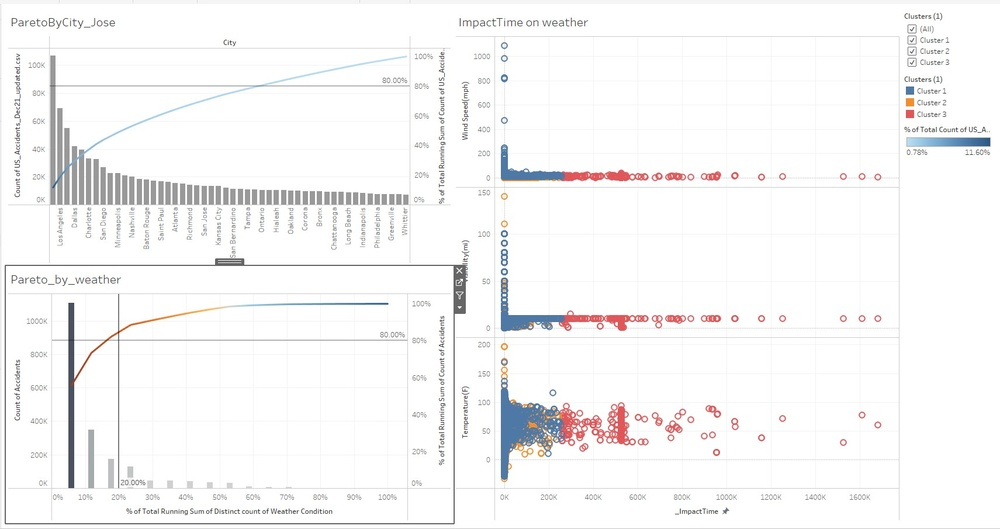
#> input picture Projects/Visualization/Portfolio_Visualization_Accidents Dashboard2.jpg, 1000 x 529 px, shrunk from 1711 x 905 before the run
$ python FourierfiltersFFT.py --image 'Visualization/Portfolio_Visualization_Accidents Dashboard2.jpg'
#> lines starting #> are read from the running program, lines starting #| are printed output that depends on the picture
#! /usr/bin/env python3

# AASD 4005 Adv. Mathematical Concepts for Machine Learning
# George Brown College


# Program: Part 1
# "Building an Image Enhancer using Fourier Transform"
# version: 3.0.
# date: 2022-11-06

# usage:
# python fourierfilters3.0.py --image yourimage.jpg
import cv2
from matplotlib import pyplot as plt
import numpy as np
import argparse


class Filters:
    """
    The 'Filters' class represents a cv image with its respective methods to calculate different FFT filters:

    - Low pass_filter_fft
    - High pass_filter_fft
    - Band pass_filter_fft

    """

    def __init__(self, image):
        """
        Method for initializing a Filters object

        Args:
            image (image)

        Attributes:
            image (image)
            dft (complex array)
            dft_shift (ndarray)

        """
        self.img = image
        #Output is a 2D complex array. 1st channel real and 2nd imaginary
        #For fft in opencv input image needs to be converted to float32
        self.dft = cv2.dft(np.float32(self.img), flags=cv2.DFT_COMPLEX_OUTPUT)

        #Rearranges a Fourier transform X by shifting the zero-frequency
        #component to the center of the array.
        #Otherwise it starts at the tope left corenr of the image (array)
        self.dft_shift = np.fft.fftshift(self.dft)


    def get_noisy_image(self, noise_type):
        """
        The get_noisy_image method produces an image with different kind of noises added
        (in order to be filtered later)

        Args:
            noise_type ("gauss", "s&p", "poisson", "poisson", "speckle")

        Returns: noisy_image  (image)
                 fshift_mask_mag

        """
#> called with noise_type = 'gauss'
        image = self.img
        if noise_type == "gauss":
            row,col= image.shape
            mean = 0
            var = 200#0.1
            sigma = var**0.5
            gauss = np.random.normal(mean,sigma,(row,col))
            gauss = gauss.reshape(row,col)
            noisy_image = image + gauss
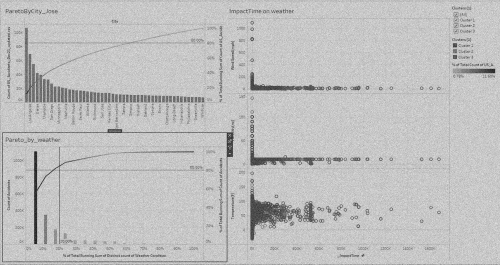
#> noisy_image: shape (529, 1000) float64 (shown at 1/2 size); min 27.76, max 317.2, mean 246.9; drawn with min black and max white
            return noisy_image

        elif noise_type == "s&p":
            row,col = image.shape
            s_vs_p = 0.5
            amount = 0.004
            noisy_image = np.copy(image)
            # Salt mode
            num_salt = np.ceil(amount * image.size * s_vs_p)
            coords = [np.random.randint(0, i - 1, int(num_salt))
                for i in image.shape]
            noisy_image[coords] = 1

            # Pepper mode
            num_pepper = np.ceil(amount* image.size * (1. - s_vs_p))
            coords = [np.random.randint(0, i - 1, int(num_pepper))
                for i in image.shape]
            noisy_image[coords] = 0
            return noisy_image

        elif noise_type == "poisson":
            vals = len(np.unique(image))
            vals = 2 ** np.ceil(np.log2(vals))
            noisy = np.random.poisson(image * vals) / float(vals)
            return noisy_image

        elif noise_type =="speckle":
            row,col = image.shape
            gauss = np.random.randn(row,col)
            gauss = gauss.reshape(row,col)
            noisy = image + image * gauss
            return noisy_image


    def change_image_to(self, new_image):
        """
        Method for re-initializing a Filters object with a new image

        Args:
            new_image (image)

        Returns: None
        """
        self.img = new_image
        self.dft = cv2.dft(np.float32(self.img), flags=cv2.DFT_COMPLEX_OUTPUT)
        self.dft_shift = np.fft.fftshift(self.dft)


    # [13 lines left out: function calculate_magnitude_spectrum, not called in this run]


    def low_pass_filter_fft(self, r = 60):
        """
        The low_pass_filter_fft calculates the new filtered image
        (allowing only the low frequencies to pass)

        Args:
            r (radius of circular LPF mask, center circle is 1). By default r = 60 frequency units

        Returns: img_back  (image)
                 fshift_mask_mag (complex array)

        """
#> called with r = 60
        # Circular LPF mask, center circle is 1, remaining all zeros
        # Only allows low frequency components - smooth regions
        # Can smooth out noise but blurs edges.
        #

        rows, cols = self.img.shape
        crow, ccol = int(rows / 2), int(cols / 2)
        mask = np.zeros((rows, cols, 2), np.uint8)
        # r = 50
        center = [crow, ccol]
        x, y = np.ogrid[:rows, :cols]
        mask_area = (x - center[0]) ** 2 + (y - center[1]) ** 2 <= r*r
        mask[mask_area] = 1
        # apply mask and inverse DFT: Multiply fourier transformed image (values)
        #with the mask values.
        fshift = self.dft_shift * mask

        #Get the magnitude spectrum (only for plotting purposes)
        fshift_mask_mag = 20 * np.log(cv2.magnitude(fshift[:, :, 0], fshift[:, :, 1]))

        #Inverse shift to shift origin back to top left.
        f_ishift = np.fft.ifftshift(fshift)

        #Inverse DFT to convert back to image domain from the frequency domain.
        #Will be complex numbers
        img_back = cv2.idft(f_ishift)

        #Magnitude spectrum of the image domain
        img_back = cv2.magnitude(img_back[:, :, 0], img_back[:, :, 1])
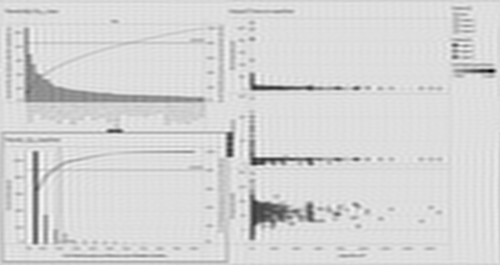
#> img_back: shape (529, 1000) float32 (shown at 1/2 size); min 21676452, max 151269024, mean 130580320; drawn with min black and max white
        return [img_back, fshift_mask_mag]


    def high_pass_filter_fft(self, r = 0.02):
        """
        The high_pass_filter_fft calculates the new filtered image
        (allowing only the high frequencies to pass)

        Args:
            r (Radius of ircular HPF mask, center circle is 0). By default: r= 0.02

        Returns: img_back  (image)
                 fshift_mask_mag (complex array)

        """
#> called with r = 0.02
        # Circular HPF mask, center circle is 0, remaining all ones
        # Can be used for edge detection and image sharpening because low frequencies at center are blocked
        # and only high frequencies are allowed. Edges are high frequency components.
        # Amplifies noise.

        rows, cols = self.img.shape
        crow, ccol = int(rows / 2), int(cols / 2)

        mask = np.ones((rows, cols, 2), np.uint8)
        #r = 0.02
        center = [crow, ccol]
        x, y = np.ogrid[:rows, :cols]
        mask_area = (x - center[0]) ** 2 + (y - center[1]) ** 2 <= r*r
        mask[mask_area] = 0
        # apply mask and inverse DFT: Multiply fourier transformed image (values)
        #with the mask values.
        fshift = self.dft_shift * mask

        #Get the magnitude spectrum (only for plotting purposes)
        fshift_mask_mag = 20 * np.log(cv2.magnitude(fshift[:, :, 0], fshift[:, :, 1]))
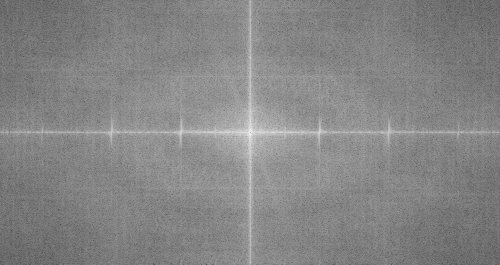
#> fshift_mask_mag: shape (529, 1000) float32 (shown at 1/2 size); 0% of the values are NaN or infinite; the others: min 44.57, max 285.1, mean 170.4; drawn with min black, max white, NaN and infinite black

        #Inverse shift to shift origin back to top left.
        f_ishift = np.fft.ifftshift(fshift)

        #Inverse DFT to convert back to image domain from the frequency domain.
        #Will be complex numbers
        img_back = cv2.idft(f_ishift)

        #Magnitude spectrum of the image domain
        img_back = cv2.magnitude(img_back[:, :, 0], img_back[:, :, 1])
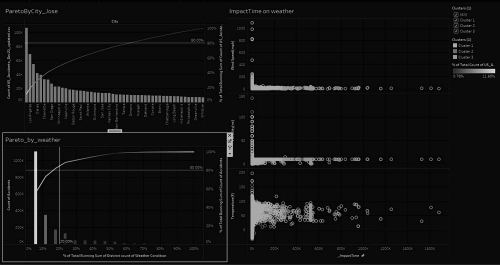
#> img_back: shape (529, 1000) float32 (shown at 1/2 size); min 82640, max 106246352, mean 7115268; drawn with min black and max white
        return [img_back, fshift_mask_mag]


    def band_pass_filter_fft(self, r_in = 10, r_out = 80):
        """
        The band_pass_filter_fft calculates the new filtered image
        (allowing only a certain range of freqencies to pass)

        Args:
            r_in (Radius of inner concentric circle mask, only the points living in concentric circle are ones). By default: r_in = 10
            r_out (Radius of outter concentric circle mask, only the points living in concentric circle are ones) By default: r_out = 80

        Returns: img_back  (image)
                 fshift_mask_mag (complex array)

        """
#> called with r_in = 10, r_out = 80
        # Band Pass Filter - Concentric circle mask, only the points living in concentric circle are ones
        rows, cols = self.img.shape
        crow, ccol = int(rows / 2), int(cols / 2)
        mask = np.zeros((rows, cols, 2), np.uint8)
        # r_out = 80
        # r_in = 10
        center = [crow, ccol]
        x, y = np.ogrid[:rows, :cols]
        mask_area = np.logical_and(((x - center[0]) ** 2 + (y - center[1]) ** 2 >= r_in ** 2),
                                   ((x - center[0]) ** 2 + (y - center[1]) ** 2 <= r_out ** 2))
        mask[mask_area] = 1
        # apply mask and inverse DFT: Multiply fourier transformed image (values)
        #with the mask values.
        fshift = self.dft_shift * mask

        #Get the magnitude spectrum (only for plotting purposes)
        fshift_mask_mag = 20 * np.log(cv2.magnitude(fshift[:, :, 0], fshift[:, :, 1]))
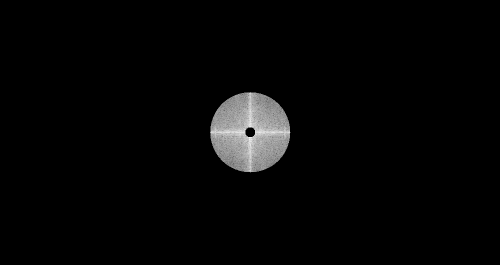
#> fshift_mask_mag: shape (529, 1000) float32 (shown at 1/2 size); 96.26% of the values are NaN or infinite; the others: min 84.37, max 268.8, mean 202.6; drawn with min black, max white, NaN and infinite black

        #Inverse shift to shift origin back to top left.
        f_ishift = np.fft.ifftshift(fshift)

        #Inverse DFT to convert back to image domain from the frequency domain.
        #Will be complex numbers
        img_back = cv2.idft(f_ishift)

        #Magnitude spectrum of the image domain
        img_back = cv2.magnitude(img_back[:, :, 0], img_back[:, :, 1])
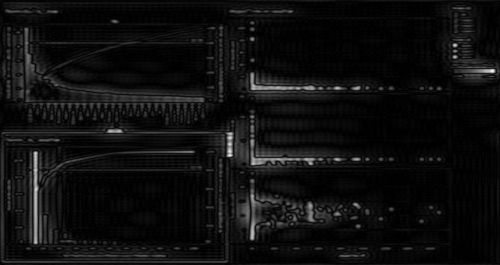
#> img_back: shape (529, 1000) float32 (shown at 1/2 size); min 19.89, max 88325328, mean 5240535; drawn with min black and max white
        return [img_back, fshift_mask_mag]


if __name__ == "__main__":

    # construct the argument parser and parse the arguments
    ap = argparse.ArgumentParser()
    ap.add_argument("-i", "--image", type=str, default="mypicture.jpg",
        help="path to the input image")
    args = vars(ap.parse_args())

    # load the input image from disk
    img = cv2.imread(args["image"], 0) # load an image

    # instantiate class
    filters =Filters(img)

    noisy_image = filters.get_noisy_image("gauss")

    # original image
    fig = plt.figure(figsize=(24, 24))
    ax1 = fig.add_subplot(3,3,1)
    ax1.imshow(img, cmap='gray')
    ax1.title.set_text('Input Image')

    # # spectrum of the image
    # ax2 = fig.add_subplot(3,3,2)
    # ax2.imshow(filters.calculate_magnitude_spectrum(), cmap='gray')
    # ax2.title.set_text('FFT of image')

    # 'fshift_mask_mag mask' of low pass filter
    ax2 = fig.add_subplot(3,3,2)
    ax2.imshow(filters.low_pass_filter_fft()[1], cmap='gray')
    ax2.title.set_text('FFT + LPF Mask')

    # image after applying low pass filter
    ax3 = fig.add_subplot(3,3,3)
    ax3.imshow(filters.low_pass_filter_fft()[0], cmap='gray')
    ax3.title.set_text('Image blurred after LPF')

    # 'fshift_mask_mag mask' of high pass filter
    ax4 = fig.add_subplot(3,3,4)
    ax4.imshow(filters.high_pass_filter_fft()[1], cmap='gray')
    ax4.title.set_text('FFT + HPF Mask')

    # image after applying high pass filter
    ax5 = fig.add_subplot(3,3,5)
    ax5.imshow(filters.high_pass_filter_fft()[0], cmap='gray')
    ax5.title.set_text('Image Sharpening HPF')

    # 'fshift_mask_mag mask' of band pass filter
    ax6 = fig.add_subplot(3,3,6)
    ax6.imshow(filters.band_pass_filter_fft()[1], cmap='gray')
    ax6.title.set_text('FFT + BPF Mask')

    # image after applying band pass filter
    ax7 = fig.add_subplot(3,3,7)
    ax7.imshow(filters.band_pass_filter_fft()[0], cmap='gray')
    ax7.title.set_text('Image Edge Detection BPF')

    # noisy image
    #noisy_image = get_noisy_image("gauss")

    filters.change_image_to(noisy_image)
    filters.img = noisy_image

    ax8 = fig.add_subplot(3,3,8)
    ax8.imshow(noisy_image, cmap='gray')
    ax8.title.set_text('Image with noise')

    # un-noised imaged image
    unnoised_image = filters.high_pass_filter_fft(r=0.0075)[0]
#> call 3 of high_pass_filter_fft, with r = 0.0075
#> in high_pass_filter_fft (call 3), `fshift_mask_mag = 20 * np.log(cv2.magnitude(fshift[:, :, 0], fshift[:,..`:
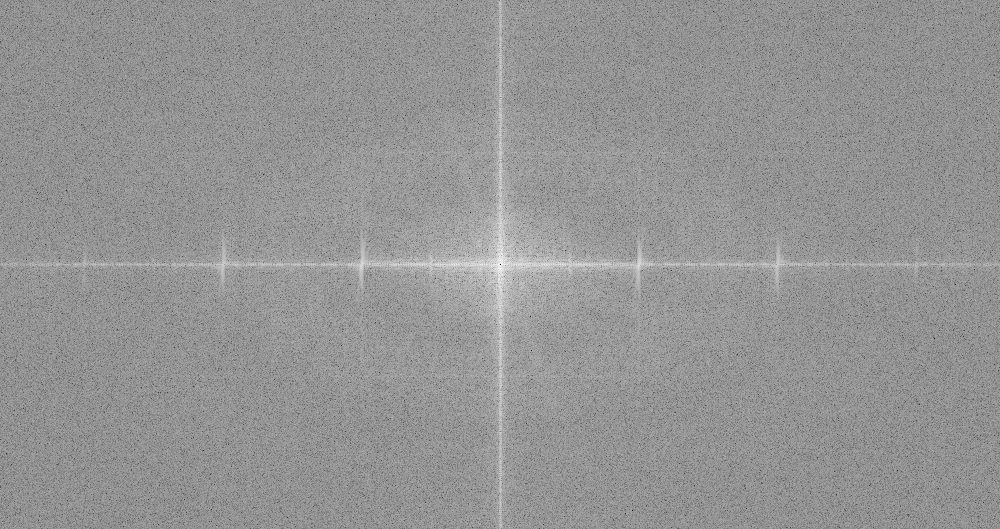
#> fshift_mask_mag: shape (529, 1000) float32; 0% of the values are NaN or infinite; the others: min 42.77, max 285.1, mean 184.2; drawn with min black, max white, NaN and infinite black

    ax9 = fig.add_subplot(3,3,9)
    ax9.imshow(unnoised_image, cmap='gray')
    ax9.title.set_text('Filtered Image un-noised')

    plt.show()

$ run again, on Projects/Visualization/Portfolio_Visualization_Accidents_per_Quarter.jpg
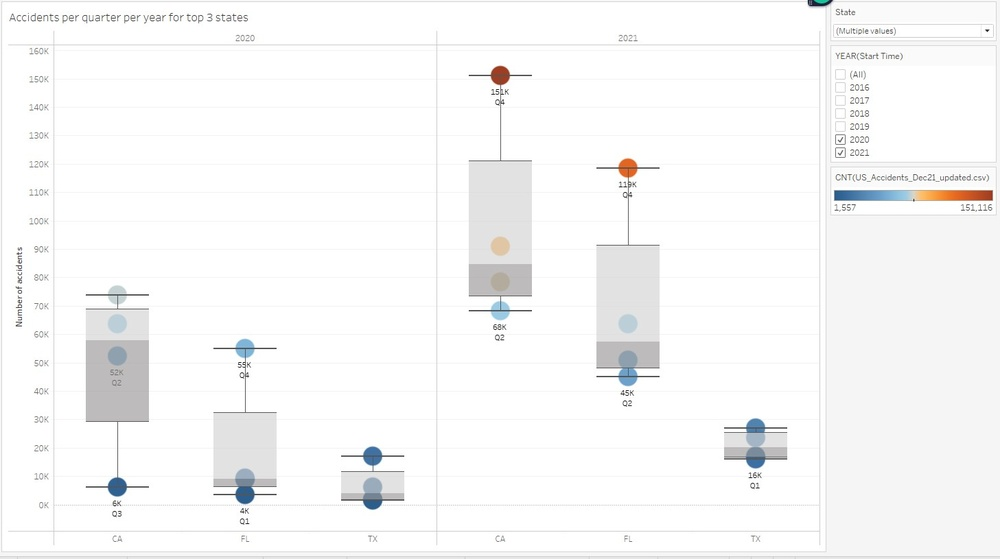
#> input picture Projects/Visualization/Portfolio_Visualization_Accidents_per_Quarter.jpg, 1000 x 559 px, shrunk from 1457 x 815 before the run
#> in band_pass_filter_fft, `img_back = cv2.magnitude(img_back[:, :, 0], img_back[:, :, 1])`:
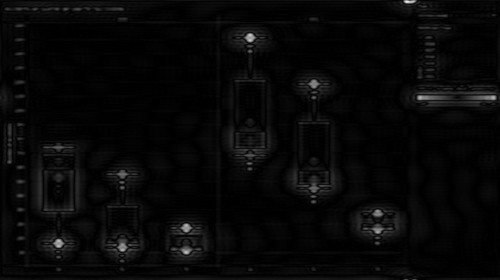
#> img_back: shape (559, 1000) float32 (shown at 1/2 size); min 0.26, max 120417928, mean 3765197.5; drawn with min black and max white
#> in high_pass_filter_fft (call 3), `fshift_mask_mag = 20 * np.log(cv2.magnitude(fshift[:, :, 0], fshift[:,..`:
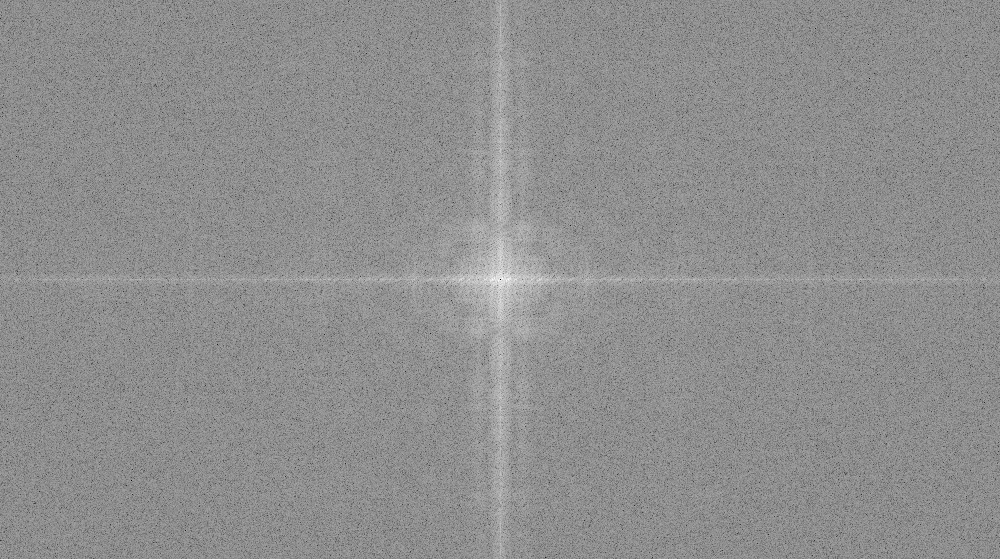
#> fshift_mask_mag: shape (559, 1000) float32; 0% of the values are NaN or infinite; the others: min 50.97, max 285.7, mean 182.6; drawn with min black, max white, NaN and infinite black

$ run again, on Projects/Visualization/Portfolio_Visualization_CO2Emission.jpg
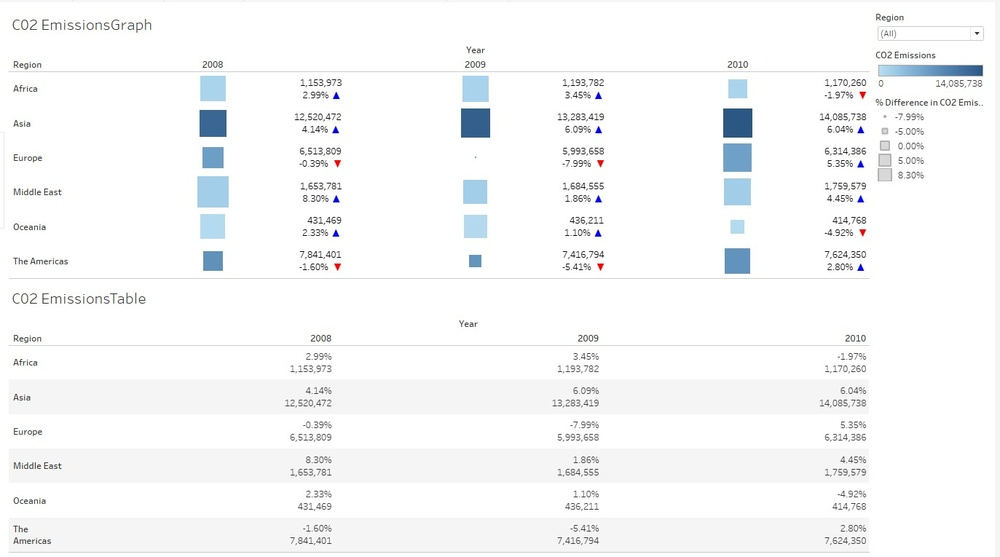
#> input picture Projects/Visualization/Portfolio_Visualization_CO2Emission.jpg, 1000 x 557 px, shrunk from 1373 x 765 before the run
#> in band_pass_filter_fft, `img_back = cv2.magnitude(img_back[:, :, 0], img_back[:, :, 1])`:
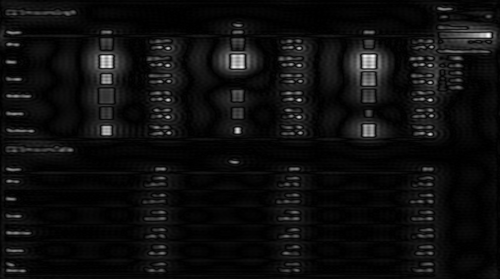
#> img_back: shape (557, 1000) float32 (shown at 1/2 size); min 5.04, max 83869936, mean 4777710; drawn with min black and max white
#> in high_pass_filter_fft (call 3), `fshift_mask_mag = 20 * np.log(cv2.magnitude(fshift[:, :, 0], fshift[:,..`:
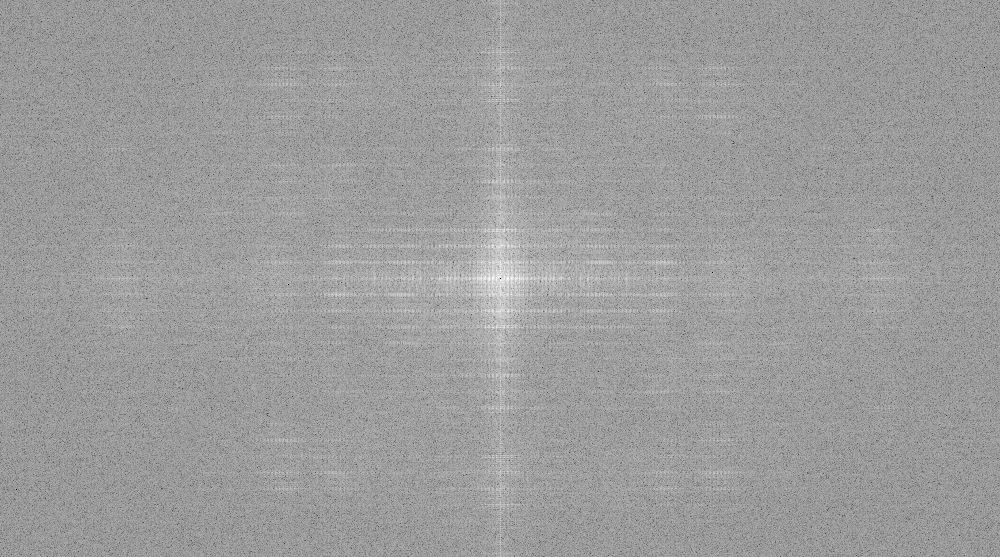
#> fshift_mask_mag: shape (557, 1000) float32; 0% of the values are NaN or infinite; the others: min 31.82, max 281, mean 185; drawn with min black, max white, NaN and infinite black
